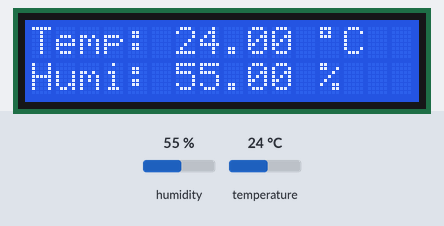
Recording of a sketch running on a simulated ESP8266 (NodeMCU). Parts: 16×2 character LCD. Inputs (shaded band) come from the test bench; at power-on: humidity 55 %, temperature 24 °C.

Above: at 7.7 s.
7.8 s: humidity set to 22 %
At 9.4 s:
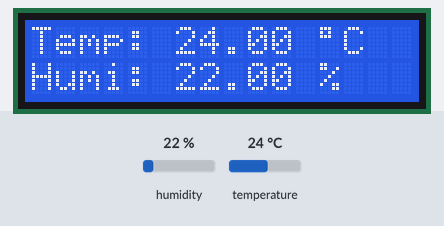
10.8 s: temperature set to 12 °C
At 12.2 s:
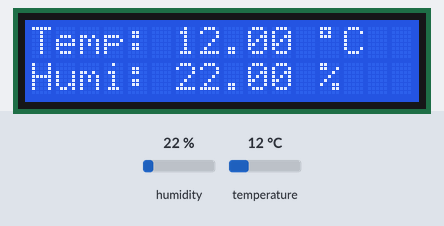
17.2 s: humidity set to 40 %
At 18.1 s:
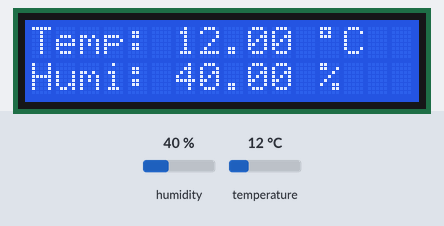
20.2 s: temperature set to 19 °C
At 22.5 s:
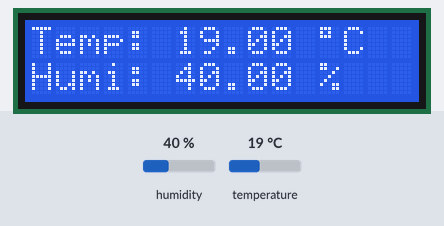
Timing chart, 0 to 24.0 s (numbered marks = the images above; inputs shaded):
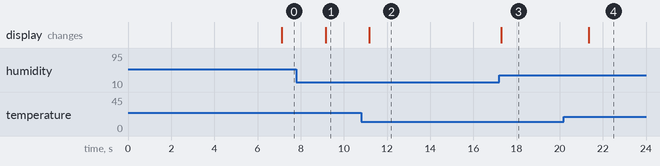

Measured:
- after the input at 7.8 s, the display: changes after 1.4 s (image 1)
- after the input at 10.8 s, the display: changes after 0.39 s (image 2)
- after the input at 17.2 s, the display: changes after 0.09 s (image 3)
- after the input at 20.2 s, the display: changes after 1.2 s (image 4)

The sketch:

DTH22.ino
```cpp
#include <Wire.h> //เพิ่ม Library Wire สำหรับการสื่อสารผ่านบัส I2C เข้าสู่โปรเจค
#include <LiquidCrystal_I2C.h> //เพิ่ม Library LiquidCrystal_I2C สำหรับการควบคุมการทำงานของจอ LCD เข้าสู่โปรเจค

#include "DHT.h"  //เพิ่ม Library DHT สำหรับการเข้าสู่โปรเจค
#define DHTTYPE DHT22   // DHT 22  (AM2302), AM2321
#define DHTPIN D4 // ใช้ขา digital 4 สำหรับกสนอ่านข้อมูลจาก DHT22

DHT dht(DHTPIN, DHTTYPE); //ประกาศตัวแปล object สำหรับกสนเรียกใช้งาน DHT22

LiquidCrystal_I2C lcd(0x27, 16, 2); //ตั้งค่า LCD address เป็น 0x27 สำหรับ 16 ตัวอักษร 2 สองบรรทัด

void setup()
{
  dht.begin();
  lcd.begin();  //เริ่มต้นการติดต่อสื่อสารกับ I2C LCD
  lcd.print("Node MCU 2.0");  //แสดงข้อความ ""Node MCU 2.0""
  lcd.setCursor(0, 1);  //ย้ายตำแหน่งเคอร์เซอร์ ไปยังคอลัมน์ที่ 0 บรรทัดที่ 1
  lcd.print("Temp&Humi");  //แสดงข้อความ "Temp&Humi"
  delay(5000);
}

void loop()
{
  delay(2000); //หน่วงเวลา 2 วินาที
  float h = dht.readHumidity(); //อ่าค่าความชื่นเข้าสู่ตัวแปล h
  float t = dht.readTemperature(); //อ่านค่าอุณหภูมิเข้าสู่ตัวแปล t

  if (isnan(h) || isnan(t)) //ตรวจสอบการอ่านค่า ถ้าล้มแหลวให้กลับไปอ่านใหม่
  {
    return;
  }
  //แสดงค่าออกทาง LCD
  lcd.clear();
  lcd.setCursor(0, 0);
  lcd.print("Temp: ");
  lcd.print(t);
  lcd.print(" ");
  lcd.print((char)223);
  lcd.print("C");
  lcd.setCursor(0, 1);
  lcd.print("Humi: ");
  lcd.print(h);
  lcd.print(" %");
}
```
